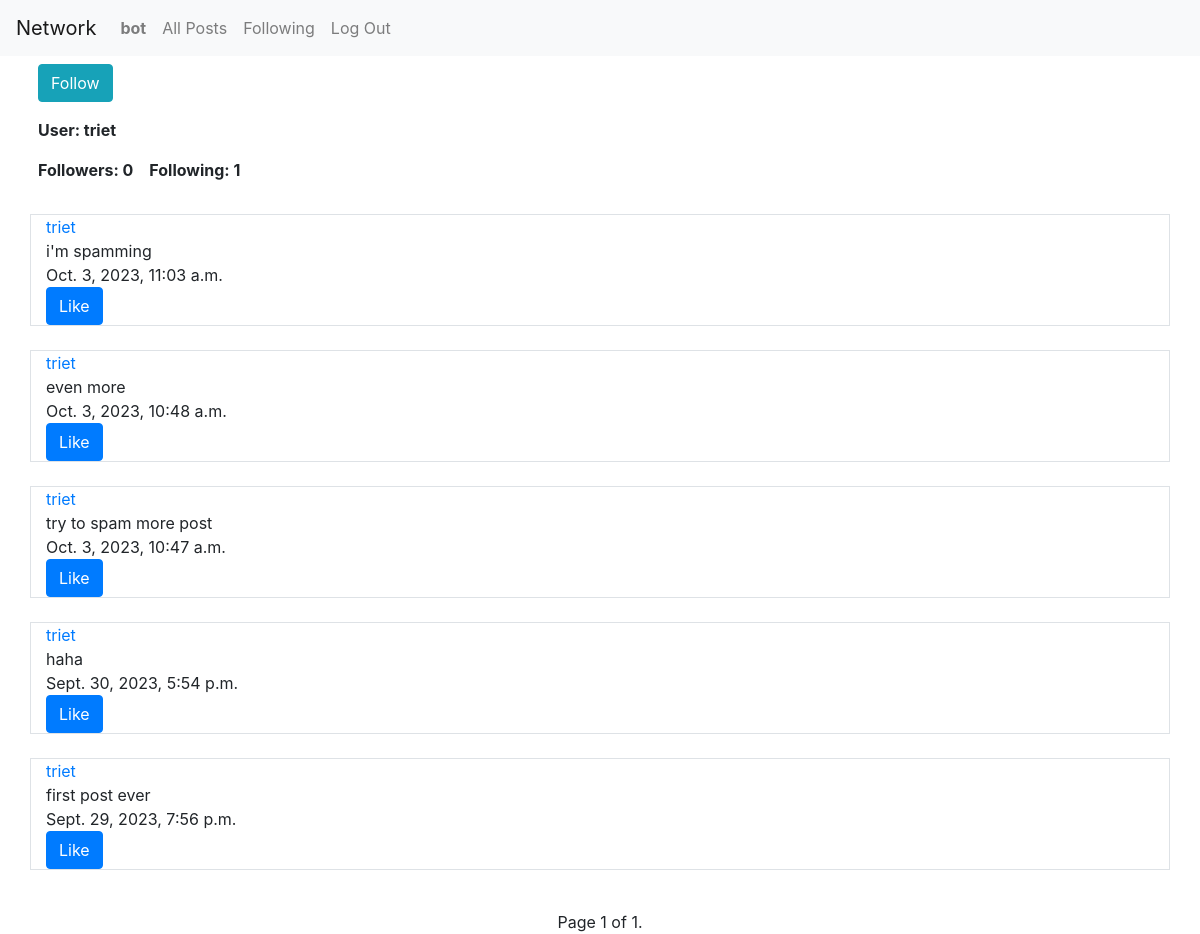
Page /profile/3 (signed in) on the earlier database version.
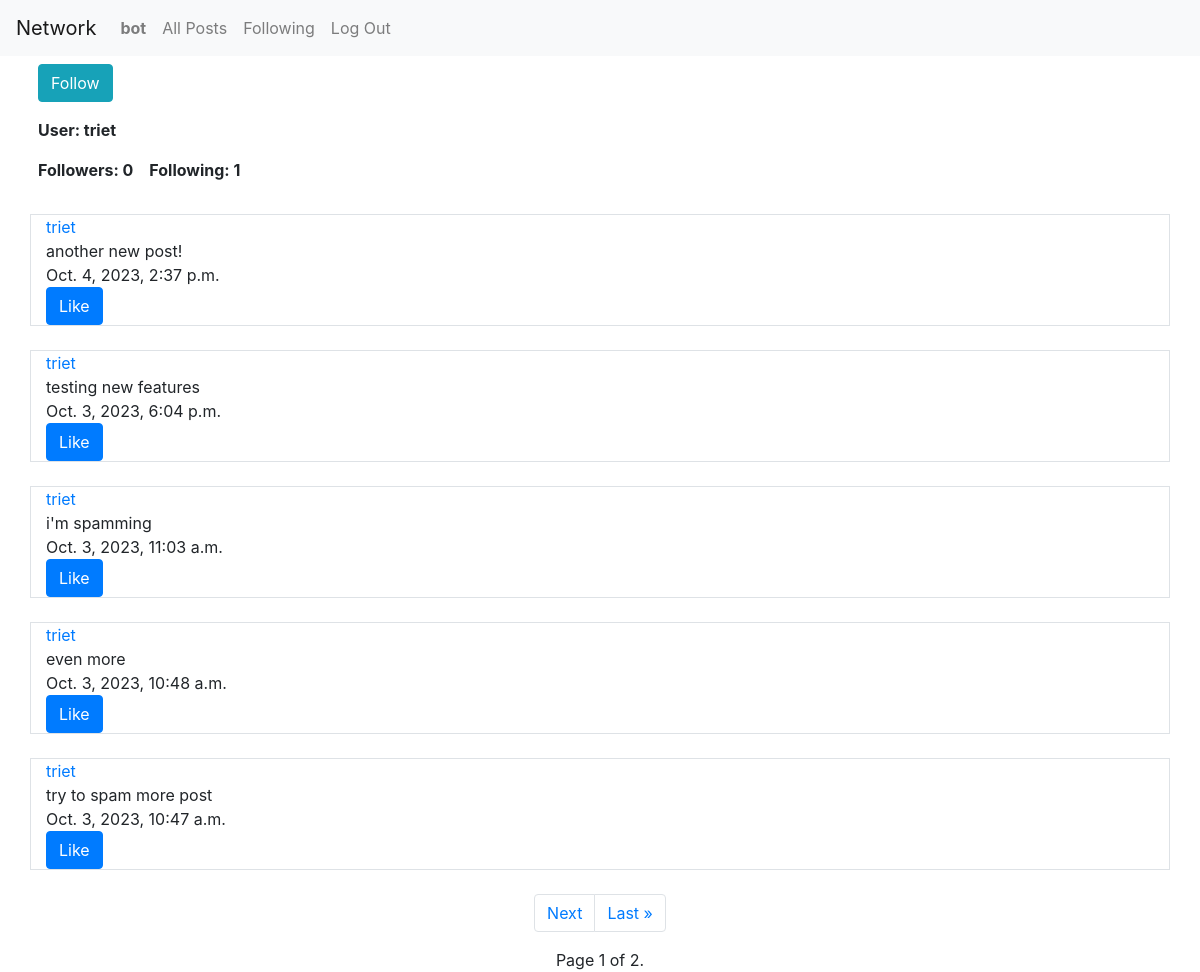
Same page on the later database version.
### network/models.py (models this page shows, shortened)
class Post(models.Model):
    username = models.ForeignKey(User, on_delete=models.CASCADE, related_name="username_post")
    content = models.CharField(max_length=500)
    date = models.DateTimeField(auto_now_add=True)

class User(AbstractUser):
    pass

### network/views.py (the view)
# urls.py: path("profile/<int:user_id>", views.profile, name="profile"),
def profile(request, user_id):
    user = User.objects.get(pk=user_id)
    num_followers = Follow.objects.filter(user_being_followed=user).count()
    num_following = Follow.objects.filter(follower=user).count()
    following = Follow.objects.filter(follower=request.user)   # get those follows which the curent user is following
    posts = Post.objects.filter(username=user).order_by("-date")
    followable = False
    if not following.filter(user_being_followed=user).exists():    # check if the profile's user exist in those follows
        followable = True
    paginator = Paginator(posts, 5)
    page_number = request.GET.get("page")
    page_obj = paginator.get_page(page_number)
    return render(request, "network/profile.html", {
        "user": user,
        "num_followers": num_followers,
        "num_following": num_following,
        "following": following,
        "posts": posts,
        "followable": followable,
        "page_obj": page_obj
    })

### network/templates/network/profile.html (shortened to what this page needs)
{% extends "network/layout.html" %}
{% load static %}
{% block body %}
    {% if request.user != user and followable %}
        <form action="{% url 'follow' user.id%}" method="post">
            <div class="container p-2">
                <button class="btn btn-info" type="submit">Follow</button>
            </div>
        </form>
    {% endif %}
    <div class="container">
        <div class="row p-2 font-weight-bold">
            User: {{ user }}
        </div>
        <div class="row">
            <div class="col-1.5 p-2 font-weight-bold">
                Followers: {{ num_followers }}
            </div>
            <div class="col p-2 font-weight-bold">
                Following: {{ num_following }}
            </div>
        </div>
    </div><br>
    {% for post in page_obj %}
        <div class="container border">
            <div class="row">
                <div class="col">
                    <a href="{% url 'profile' post.username.id %}">{{ post.username }}</a>
                </div>
            </div>
            <div class="row">
                <div class="col">
                    {{ post.content }}
                </div>
            </div>
            <div class="row">
                <div class="col">
                    {{ post.date }}
                </div>
            </div>
            <div class="row justify-content-between">
                <div class="col-auto">
                    <button class="btn btn-primary like" type="submit">Like</button>
                </div>
            </div>
        </div><br>
    {% endfor %}
    <div class="static-bottom">
        <ul class="pagination justify-content-center">
            {% if page_obj.has_next %}
                <li class="page-item"><a class="page-link" href="?page={{ page_obj.next_page_number }}">Next</a></li>
                <li class="page-item"><a class="page-link" href="?page={{ page_obj.paginator.num_pages }}">Last &raquo;</a></li>
            {% endif %}
        </ul>
        <div class="text-center">
            Page {{ page_obj.number }} of {{ page_obj.paginator.num_pages }}.
        </div>
    </div>
{% endblock %}

Differences in the rows shown:
no longer on this page (row unchanged): Post: username "triet", content "haha", date "Sept. 30, 2023, 5:54 p.m."
no longer on this page (row unchanged): Post: username "triet", content "first post ever", date "Sept. 29, 2023, 7:56 p.m."
added Post: username "triet", content "another new post!", date "Oct. 4, 2023, 2:37 p.m."
added Post: username "triet", content "testing new features", date "Oct. 3, 2023, 6:04 p.m."
Other differences:
{{ page_obj.paginator.num_pages }}: "1" → "2"
text now shown: "Next Last »"
